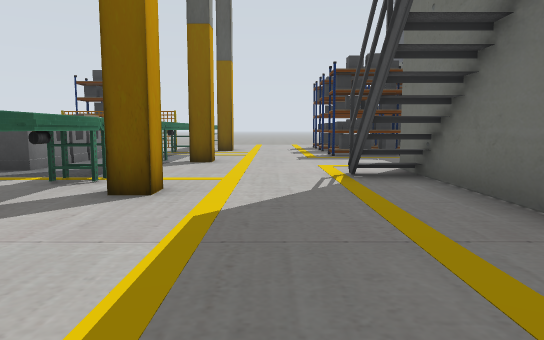
View 1 (above)

12 first-person views from a walk through a world built for the Gazebo simulator. The camera is 0.74 m above the floor, tilts 6° down and sees 70° across. The lines on the ground mark 1 m squares. The floor is counted in squares, 1 m on a side. Each view is taken from the middle of a square. On the plan, view 1 faces up. The plan holds only what a view shows up to about 11 squares ahead; the rest is blank. The place goes on beyond the plan.

View 2
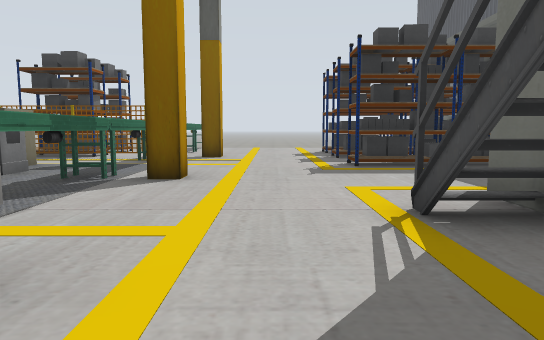

View 3
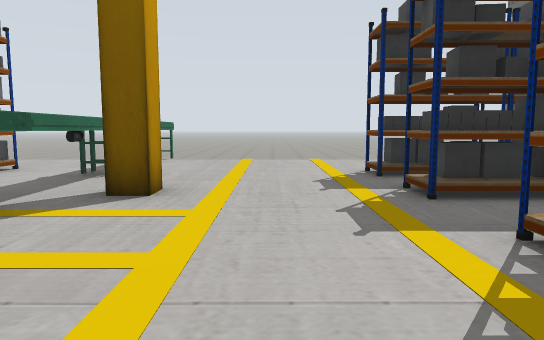

View 4
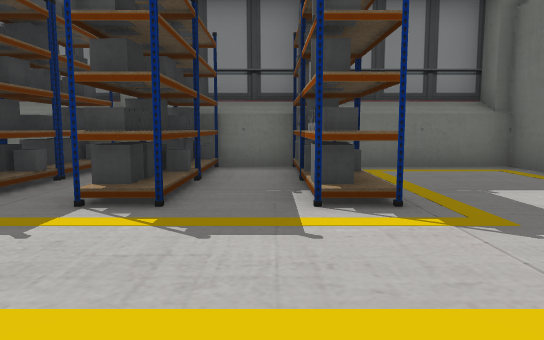

View 5
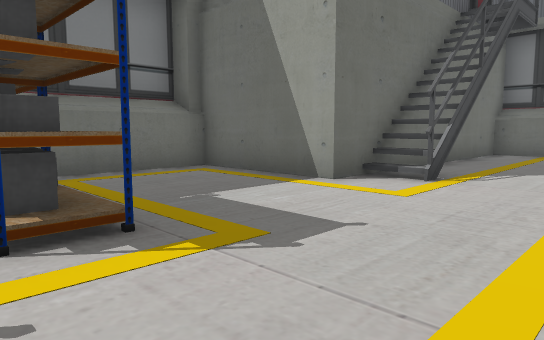

View 6
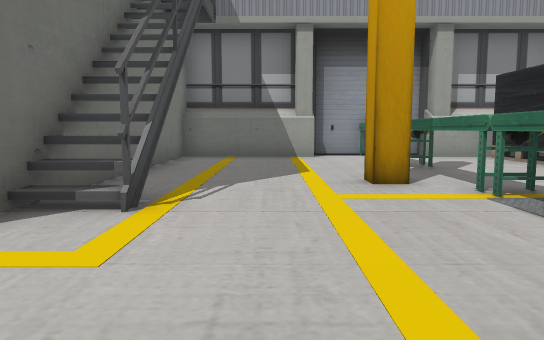

View 7
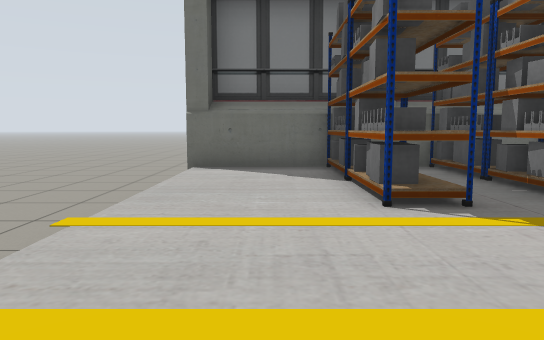

View 8
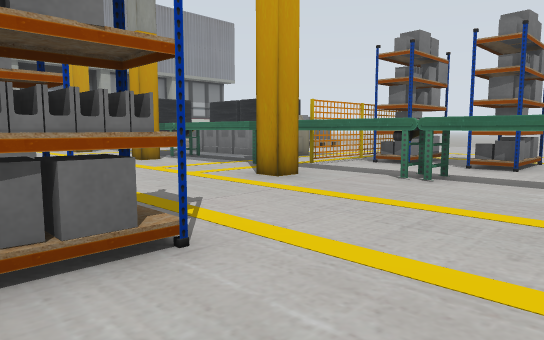

View 9
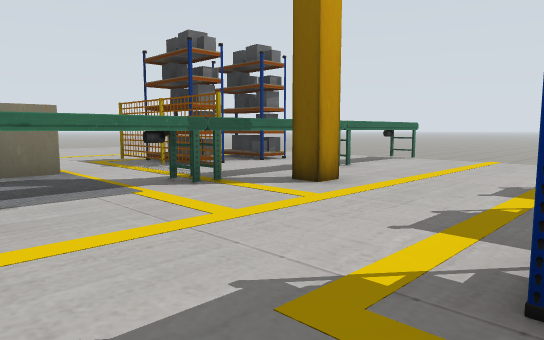

View 10
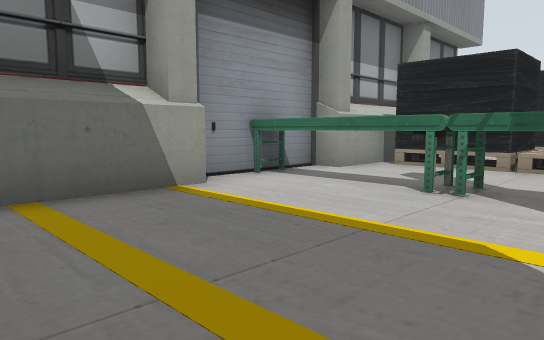

View 11
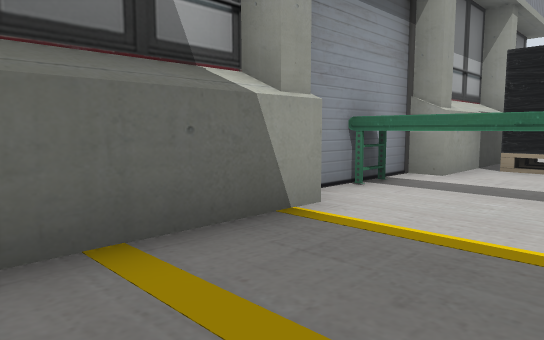

View 12
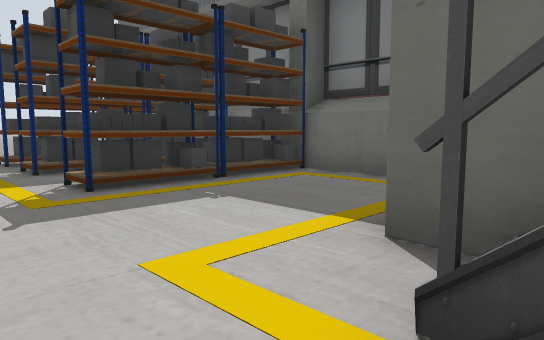

### Floor plan
Key: @ floor where view 1 was taken; # wall or solid block; . floor; = window, fence, low wall or low ledge; v drop or lower ground; T thing the floor can be seen under or through.
Columns run from 5 left of view 1 to 6 right of it. Each row starts with its distance up from view 1.
 19   vvvvvvvvvv
 18  .T........#
 17  .T........#
 16 #.T....#####
 15 #.T....#####
 14 #.T....#####
 13 #TT....#####
 12  .T........#
 11 #.T....#####
 10 #=T........#
  9 ==T........#
  8 ==T........#
  7 ==T.....####
  6  .T....#
  5  .T....#
  4  .T.....#
  3  .T.....#
  2  .T.....#
  1  .T.....#
  0 ##T..@..#
 -1 #########

Positions as (right, up) in squares from view 1, and headings:
1: (0, 0), facing up
2: (0, 3), facing up
3: (0, 9), facing up
4: (-2, 12), facing right
5: (-1, 12), facing down-right
6: (0, 10), facing down
7: (-2, 17), facing right
8: (3, 18), facing down-left
9: (2, 9), facing up-left
10: (2, 4), facing down-left
11: (2, 2), facing down-left
12: (0, 6), facing up-right
